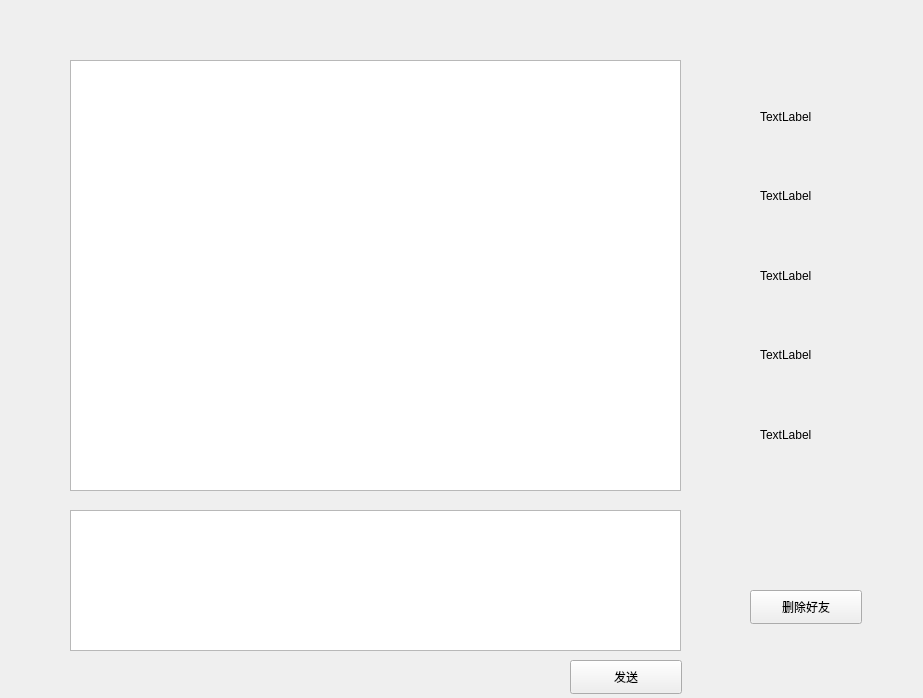
<?xml version="1.0" encoding="UTF-8"?>
<ui version="4.0">
 <class>Form</class>
 <widget class="QWidget" name="Form">
  <property name="geometry">
   <rect>
    <x>0</x>
    <y>0</y>
    <width>923</width>
    <height>698</height>
   </rect>
  </property>
  <property name="windowTitle">
   <string>Form</string>
  </property>
  <widget class="QTextBrowser" name="textBrowser">
   <property name="geometry">
    <rect>
     <x>70</x>
     <y>60</y>
     <width>611</width>
     <height>431</height>
    </rect>
   </property>
  </widget>
  <widget class="QTextEdit" name="textEdit">
   <property name="geometry">
    <rect>
     <x>70</x>
     <y>510</y>
     <width>611</width>
     <height>141</height>
    </rect>
   </property>
  </widget>
  <widget class="QPushButton" name="pushButton_delete">
   <property name="geometry">
    <rect>
     <x>750</x>
     <y>590</y>
     <width>112</width>
     <height>34</height>
    </rect>
   </property>
   <property name="text">
    <string>删除好友</string>
   </property>
  </widget>
  <widget class="QWidget" name="layoutWidget">
   <property name="geometry">
    <rect>
     <x>760</x>
     <y>80</y>
     <width>83</width>
     <height>391</height>
    </rect>
   </property>
   <layout class="QVBoxLayout" name="verticalLayout">
    <item>
     <widget class="QLabel" name="label_image">
      <property name="text">
       <string>TextLabel</string>
      </property>
     </widget>
    </item>
    <item>
     <widget class="QLabel" name="label_nickname">
      <property name="text">
       <string>TextLabel</string>
      </property>
     </widget>
    </item>
    <item>
     <widget class="QLabel" name="label_signature">
      <property name="text">
       <string>TextLabel</string>
      </property>
     </widget>
    </item>
    <item>
     <widget class="QLabel" name="label_region">
      <property name="text">
       <string>TextLabel</string>
      </property>
     </widget>
    </item>
    <item>
     <widget class="QLabel" name="label_birthday">
      <property name="text">
       <string>TextLabel</string>
      </property>
     </widget>
    </item>
   </layout>
  </widget>
  <widget class="QPushButton" name="pushButton">
   <property name="geometry">
    <rect>
     <x>570</x>
     <y>660</y>
     <width>112</width>
     <height>34</height>
    </rect>
   </property>
   <property name="text">
    <string>发送</string>
   </property>
  </widget>
 </widget>
 <resources/>
 <connections/>
</ui>
